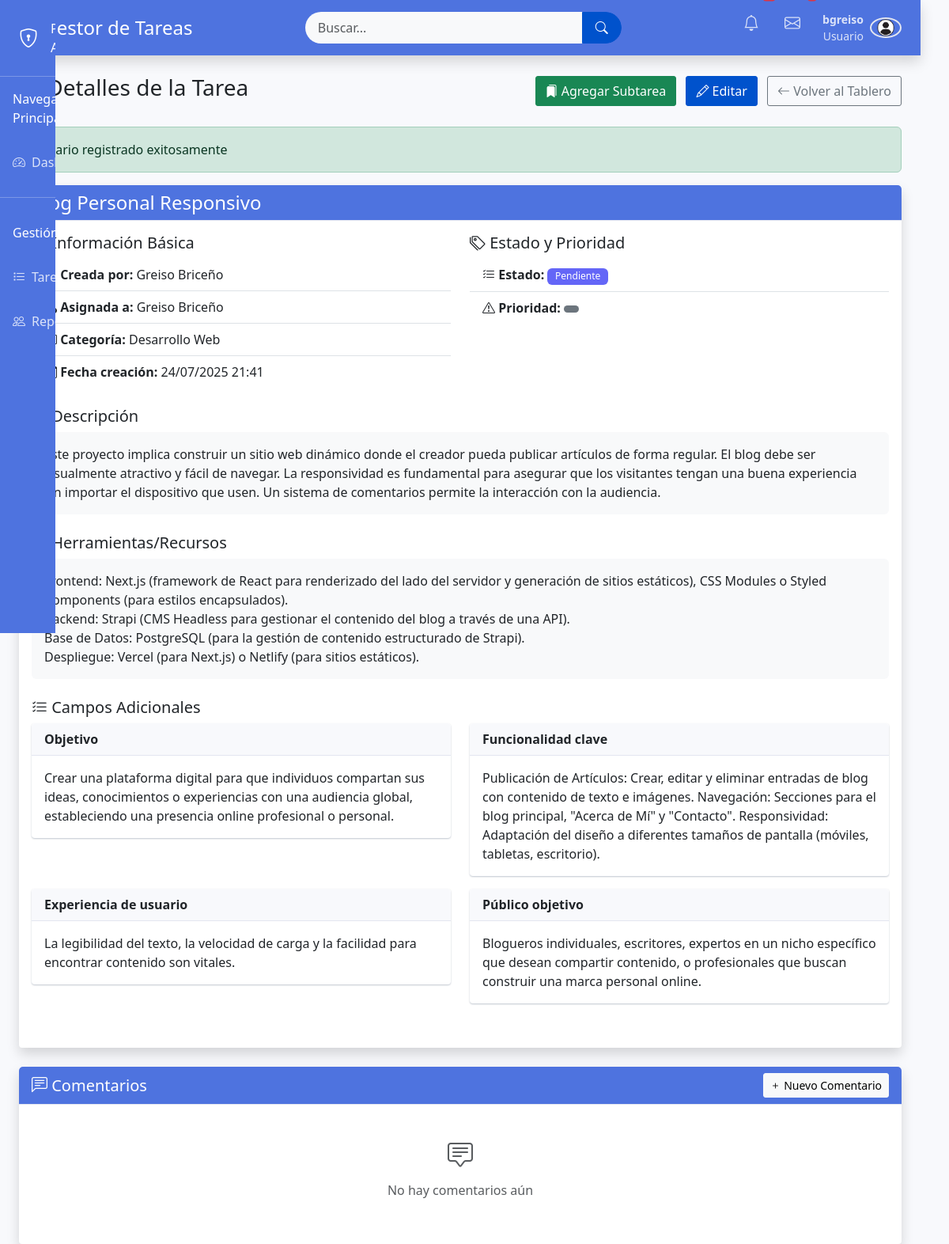
Page /ver.php?id=16 (signed in) on the earlier database version.
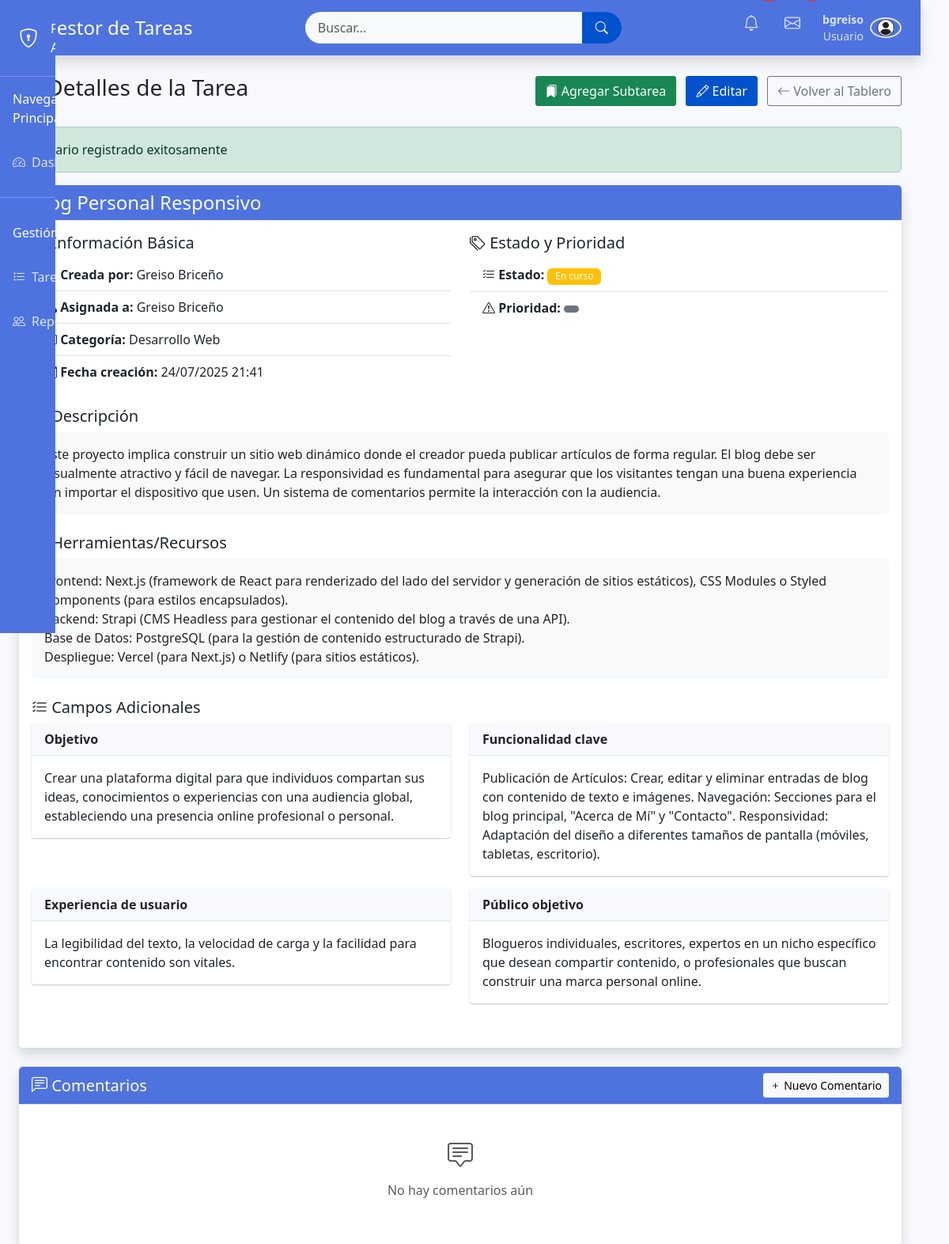
Same page on the later database version.
### tables this page shows
CREATE TABLE `tareas` (
  `id_tarea` int(11) NOT NULL,
  `id_usuario` int(11) NOT NULL,
  `id_usuario_asignado` int(11) NOT NULL,
  `titulo` varchar(255) NOT NULL,
  `categoria` text NOT NULL,
  `descripcion` text,
  `herramientas` text,
  `id_estatus` int(11) NOT NULL,
  `fecha_creacion` datetime DEFAULT CURRENT_TIMESTAMP,
  `fecha_actualizacion` datetime DEFAULT NULL ON UPDATE CURRENT_TIMESTAMP,
  `fecha_finalizacion` datetime DEFAULT NULL,
  `prioridad` varchar(255) NOT NULL,
  `id_tarea_padre` int(11) DEFAULT NULL
);

CREATE TABLE `estatus` (
  `id_estatus` int(11) NOT NULL,
  `nombre` varchar(50) NOT NULL
);

CREATE TABLE `usuarios` (
  `id_usuario` int(11) NOT NULL,
  `nombre` varchar(100) NOT NULL,
  `usuario` varchar(50) NOT NULL,
  `contraseña` varchar(255) NOT NULL,
  `email` varchar(255) NOT NULL,
  `telefono` int(11) NOT NULL,
  `id_departamento` int(11) DEFAULT NULL,
  `id_cargo` int(11) DEFAULT NULL,
  `id_rol` int(11) DEFAULT NULL,
  `fecha_registro` datetime DEFAULT CURRENT_TIMESTAMP,
  `ultimo_acceso` datetime DEFAULT NULL
);

### ver.php (the view, shortened to what the changed rows need)
<?php
require_once 'config.php';
$id_tarea = intval($_GET['id']);
$query = $conexion->prepare("
    SELECT t.*, u.nombre as asignado, e.nombre as estado, u_creador.nombre as creador
    FROM tareas t
    JOIN usuarios u ON t.id_usuario_asignado = u.id_usuario
    JOIN usuarios u_creador ON t.id_usuario = u_creador.id_usuario
    JOIN estatus e ON t.id_estatus = e.id_estatus
    WHERE t.id_tarea = ?
");
$query->bind_param("i", $id_tarea);
$query->execute();
$resultado = $query->get_result();
$tarea = $resultado->fetch_assoc();
include 'header.php';
?>
<div class="container mt-4">
    <div class="card shadow mb-4">
        <div class="card-header bg-primary text-white">
            <h4 class="mb-0"><?= htmlspecialchars($tarea['titulo']) ?></h4>
        </div>
        <div class="card-body">
            <div class="row mb-4">
                <div class="col-md-6">
                    <ul class="list-group list-group-flush">
                        <li class="list-group-item">
                            <strong><i class="bi bi-person"></i> Creada por:</strong>
                            <?= htmlspecialchars($tarea['creador']) ?>
                        </li>
                        <li class="list-group-item">
                            <strong><i class="bi bi-person-check"></i> Asignada a:</strong>
                            <?= htmlspecialchars($tarea['asignado']) ?>
                        </li>
                        <li class="list-group-item">
                            <strong><i class="bi bi-card-text"></i> Categoría:</strong>
                            <?= htmlspecialchars($tarea['categoria']) ?>
                        </li>
                        <li class="list-group-item">
                            <strong><i class="bi bi-calendar"></i> Fecha creación:</strong>
                            <?= date('d/m/Y H:i', strtotime($tarea['fecha_creacion'])) ?>
                        </li>
                    </ul>
                </div>
                <div class="col-md-6">
                    <ul class="list-group list-group-flush">
                        <li class="list-group-item">
                            <strong><i class="bi bi-list-check"></i> Estado:</strong>
                            <span class="badge bg-<?=
                                $tarea['id_estatus'] == 3 ? 'success' :
                                ($tarea['id_estatus'] == 2 ? 'warning' : 'info')
                            ?>">
                                <?= htmlspecialchars($tarea['estado']) ?>
                            </span>
                        </li>
                    </ul>
                </div>
            </div>
            <div class="mb-4">
                <h5><i class="bi bi-card-text"></i> Descripción</h5>
                <div class="p-3 bg-light rounded">
                    <?= nl2br(htmlspecialchars($tarea['descripcion'])) ?>
                </div>
            </div>
            <?php if (!empty($tarea['herramientas'])): ?>
            <div class="mb-4">
                <h5><i class="bi bi-tools"></i> Herramientas/Recursos</h5>
                <div class="p-3 bg-light rounded">
                    <?= nl2br(htmlspecialchars($tarea['herramientas'])) ?>
                </div>
            </div>
            <?php endif; ?>
        </div>
    </div>
</div>
<?php include 'footer.php'; ?>

Differences in the rows shown:
changed tareas "Blog Personal Responsivo": id_estatus 1 → 2 (drawn); id_estatus.nombre "Pendiente" → "En curso"
